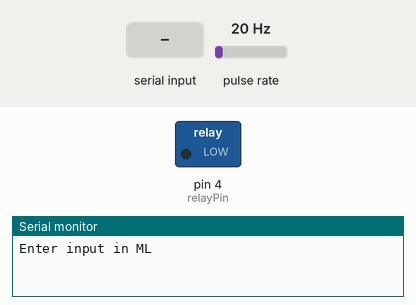
A sketch run on a simulated Arduino Uno, built with avr-gcc and run on an emulated ATmega328P. Parts: switched loads named in the sketch (green lamp = pin HIGH), the last lines printed to the serial monitor. Wiring (inferred from the names in the program): pulse sensor: data pin 2. The test bench sets the inputs (shaded band); at power-on: pulse rate 20 Hz.

Above: at 1.2 s.
1.3 s: "90,45\n" received over Serial
At 1.7 s:
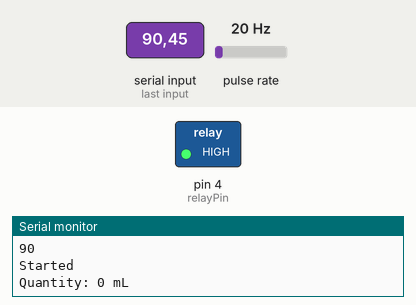
4.3 s: "30,150\n" received over Serial
At 7.1 s:
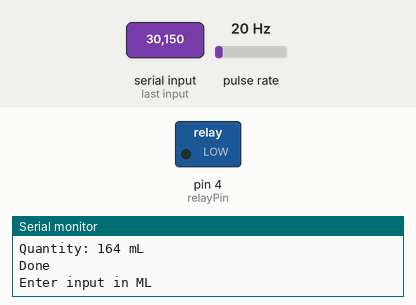
Timing chart, 0 to 8.6 s (numbered marks = the images above; inputs shaded):
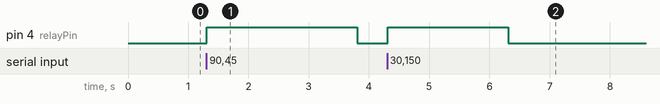

The sketch:

rationliquidtest.ino
```cpp
byte sensorInterrupt = 0;
byte flowPin       = 2;
int relayPin       = 4;


// The hall-effect flow sensor outputs approximately 4.5 pulses per second per
// litre/minute of flow.
float calibrationFactor = 8;
int processdelay=500;

volatile byte pulseCount;

float flowRate;
unsigned int flowMilliLitres;
unsigned long totalMilliLitres;

unsigned long oldTime;

void setup()
{
  Serial.begin(9600);
  pinMode(flowPin, INPUT);
  pinMode(relayPin, OUTPUT);
  attachInterrupt(sensorInterrupt, pulseCounter, FALLING);
  digitalWrite(relayPin,LOW);
  Serial.println("Enter input in ML");
}

/**
 * Main program loop
 */
void loop()
{
   liquid();
}

void liquid()
{

   //Serial.println("Stopped");
  if(Serial.available())
   {
     pulseCount        = 0;
     flowRate          = 0.0;
     flowMilliLitres   = 0;
     totalMilliLitres  = 0;
     oldTime           = 0;
     int value=0;
     value=Serial.parseInt();
     Serial.println(value);
     if(value>0)
     {
      Serial.println("Started");
      digitalWrite(relayPin,HIGH);
      while(value>totalMilliLitres)
      {
       if((millis() - oldTime) > processdelay)    // Only process counters once per second
       {
          detachInterrupt(sensorInterrupt);
          flowRate = ((1000.0 /processdelay) * pulseCount) / calibrationFactor;
          oldTime = millis();
          flowMilliLitres = (flowRate / 60) * 1000;
          totalMilliLitres += flowMilliLitres;
          Serial.print("Quantity: ");
          Serial.print(totalMilliLitres);
          Serial.println(" mL");
          pulseCount = 0;
          attachInterrupt(sensorInterrupt, pulseCounter, RISING);
       }
      }
      Serial.println("Done\n");
      Serial.println("Enter input in ML");
     }
     digitalWrite(relayPin,LOW);
   }
}


/*
Insterrupt Service Routine
 */
void pulseCounter()
{
  // Increment the pulse counter
  pulseCount++;
}
```

Measured:
- after the input at 1.3 s, pin 4 (relayPin): LOW → HIGH at once, → LOW 2.5 s later
- after the input at 4.3 s, pin 4 (relayPin): LOW → HIGH at once, → LOW 2.0 s later
